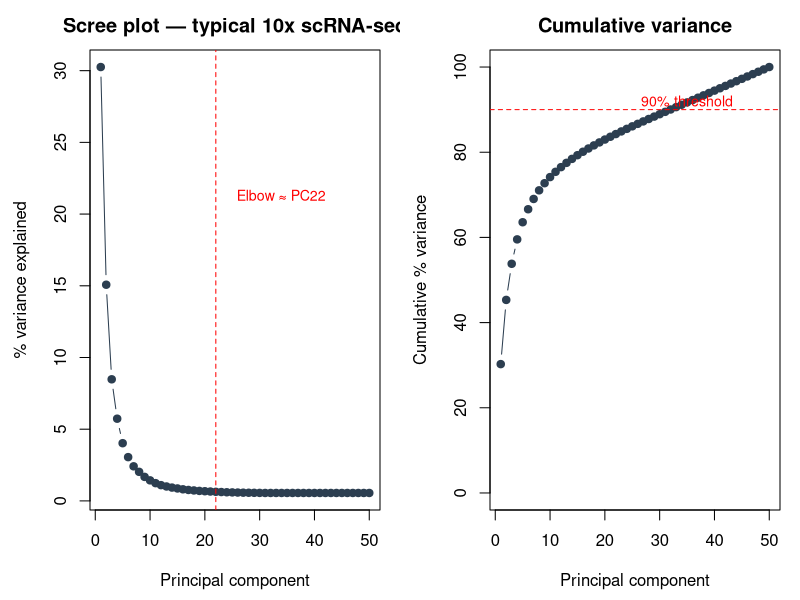
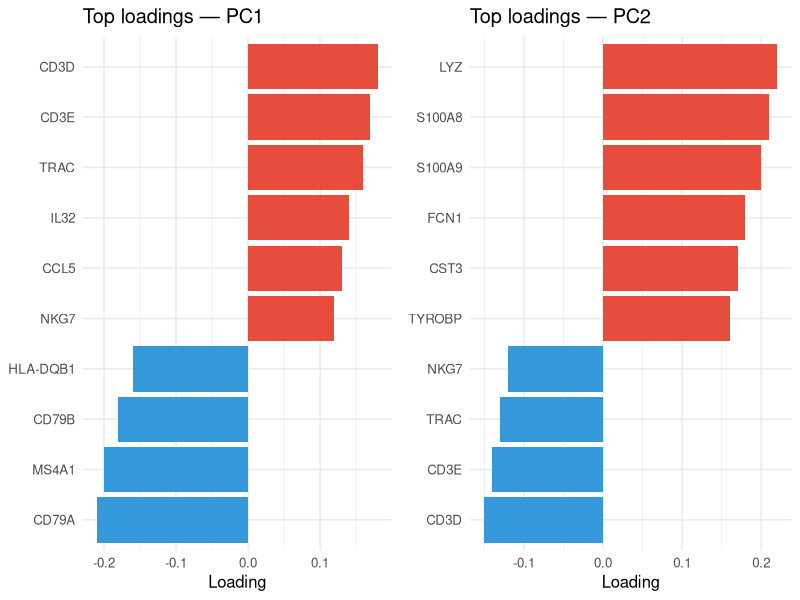

Reproduce these figures in R, in order.
## ---- chunk 1
#| label: setup-lec02
#| include: false
library(tidyverse); library(knitr); library(gridExtra)
theme_set(theme_minimal(base_size = 14)); set.seed(2026)
## ---- chunk 2
#| label: scree-example
#| echo: false
#| fig-width: 9
#| fig-height: 4.2

# Simulate a typical scRNA-seq scree shape: a steep drop, an elbow,
# then a long noise floor. Numbers chosen to mimic 10x v3 PBMC-style runs.
set.seed(2026)
sd_pc <- c(8.5, 6.0, 4.5, 3.7, 3.1, 2.7, 2.4, 2.2, 2.0, 1.85,
           1.72, 1.62, 1.55, 1.49, 1.44, 1.39, 1.35, 1.32, 1.29, 1.27,
           1.25, 1.23, 1.215, 1.20, 1.19, 1.18, 1.17, 1.165, 1.16, 1.155,
           rep(1.15, 20))
var_pc  <- sd_pc^2
prop_var <- var_pc / sum(var_pc)

par(mfrow = c(1, 2), mar = c(4.5, 4.5, 2.5, 1))
plot(seq_along(prop_var), prop_var * 100, type = "b", pch = 19, col = "#2c3e50",
     xlab = "Principal component", ylab = "% variance explained",
     main = "Scree plot — typical 10x scRNA-seq")
abline(v = 22, lty = 2, col = "red"); text(24, max(prop_var * 100) * 0.7,
                                            "Elbow ≈ PC22", col = "red", pos = 4, cex = 0.85)

plot(seq_along(prop_var), cumsum(prop_var) * 100, type = "b", pch = 19, col = "#2c3e50",
     xlab = "Principal component", ylab = "Cumulative % variance",
     main = "Cumulative variance", ylim = c(0, 100))
abline(h = 90, lty = 2, col = "red")
text(35, 92, "90% threshold", col = "red", cex = 0.85)
## ---- chunk 3
#| label: loadings-example
#| echo: false
#| fig-width: 10
#| fig-height: 4.2

set.seed(2026)
# Simulate plausible loading values for top-10 genes on PC1 (T/B-cell-like axis)
# and PC2 (myeloid axis). Real Seurat output looks similar in shape.
pc1 <- tibble::tibble(
  gene = c("CD3D","CD3E","TRAC","IL32","CCL5","NKG7","CD79A","MS4A1","CD79B","HLA-DQB1"),
  loading = c(0.18,0.17,0.16,0.14,0.13,0.12,-0.21,-0.20,-0.18,-0.16)
)
pc2 <- tibble::tibble(
  gene = c("LYZ","S100A8","S100A9","FCN1","CST3","TYROBP","CD3D","CD3E","TRAC","NKG7"),
  loading = c(0.22,0.21,0.20,0.18,0.17,0.16,-0.15,-0.14,-0.13,-0.12)
)

p1 <- pc1 |>
  mutate(gene = forcats::fct_reorder(gene, loading)) |>
  ggplot(aes(loading, gene, fill = loading > 0)) +
  geom_col() +
  scale_fill_manual(values = c(`TRUE` = "#e74c3c", `FALSE` = "#3498db"), guide = "none") +
  labs(title = "Top loadings — PC1", x = "Loading", y = NULL) +
  theme_minimal(base_size = 12)

p2 <- pc2 |>
  mutate(gene = forcats::fct_reorder(gene, loading)) |>
  ggplot(aes(loading, gene, fill = loading > 0)) +
  geom_col() +
  scale_fill_manual(values = c(`TRUE` = "#e74c3c", `FALSE` = "#3498db"), guide = "none") +
  labs(title = "Top loadings — PC2", x = "Loading", y = NULL) +
  theme_minimal(base_size = 12)

gridExtra::grid.arrange(p1, p2, nrow = 1)
